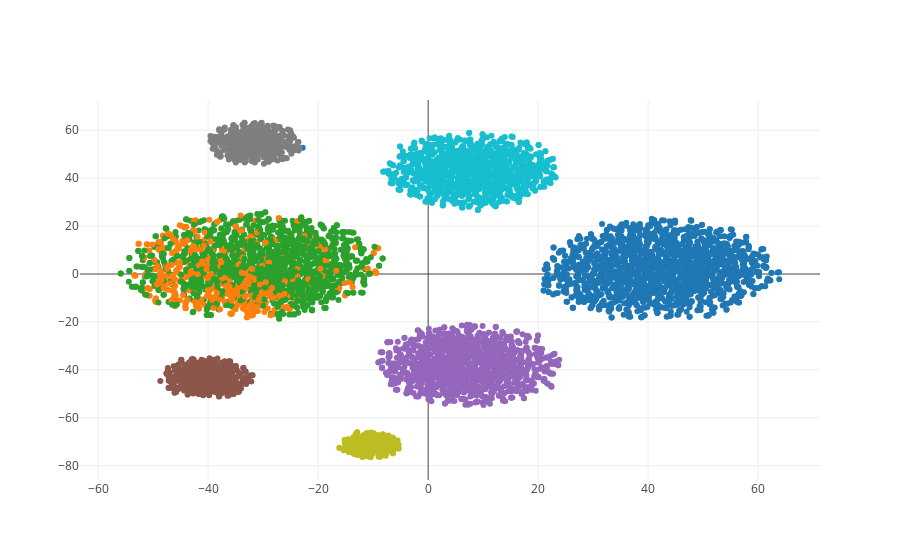

The code cell stored with this chart in its notebook:
### Code cell
data = [go.Scatter(x=embs.x, y=embs.y, mode='markers', marker=dict(color=embs.label, 
                                                                   symbol=embs.label.apply(lambda x: markers[x//10]),
                                                                   colorscale=matplotlib_to_plotly(tab10, 255)))]
iplot(data)

### Figure 1 — Plotly figure (JSON) as saved in the notebook; plotly's stock layout.template omitted (floating-point values rounded to 4 significant figures; data arrays with more than 128 entries replaced by an {"elided": "..."} marker saying what was removed)
{"data": [{"marker": {"color": {"elided": "6845 int values"}, "colorscale": {"elided": "255x2 mixed values"}, "symbol": {"elided": "6845 str values"}}, "mode": "markers", "type": "scatter", "uid": "54707688-78eb-4f9f-97d6-2c72a19423fb", "x": {"elided": "6845 float values"}, "y": {"elided": "6845 float values"}}], "layout": {}}
